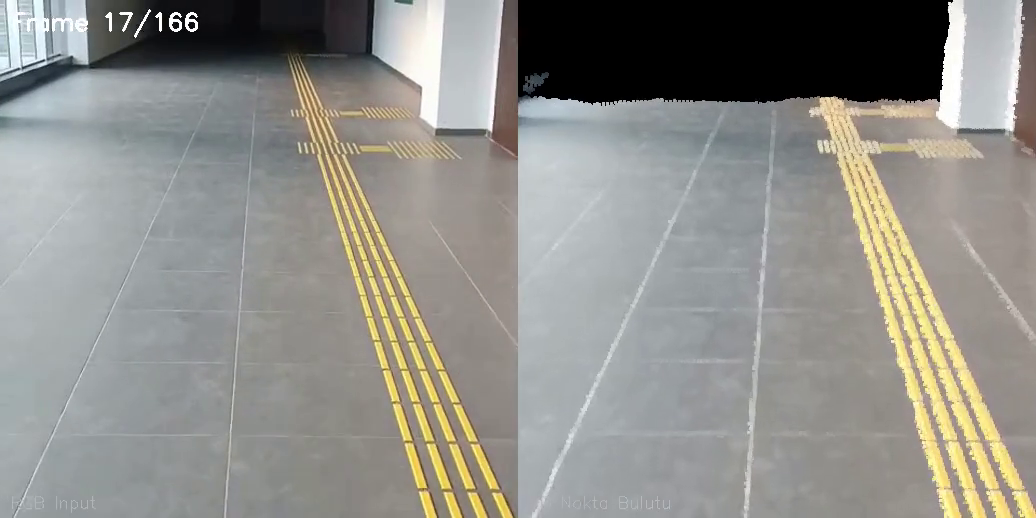
#> input picture frame 16 of koridor_992_pointcloud.mp4, 1036 x 518 px, given in place of koridor_992.mp4, which was not available
$ python olc_karsilastir.py
#> lines starting #> are read from the running program, lines starting #| are printed output that depends on the picture; after the words box and inside, x2 and y2 are one past the last pixel; in counts of white or black regions, pixels touching at a corner belong together; pictures that were not available may be replaced by others from this repository, and a replacement may not be noted
#> further down, ilk is the input picture: shape (518, 1036, 3); mean B, G, R 137.7, 143.2, 144
### scripts/core/anomali_motor.py
# -*- coding: utf-8 -*-
import cv2
import numpy as np
from collections import deque
from scripts.core import config_okuyucu

CONFIG = config_okuyucu.CONFIG
_vis_conf = CONFIG.get("vision", {})

PARAMS = {
    "mog2_min_area": _vis_conf.get("min_area", 1500),
    "mog2_thresh": _vis_conf.get("mog2_thresh", 20),
    "mog2_history": _vis_conf.get("mog2_history", 200),
    "yellow_lower": np.array(_vis_conf.get("yellow_hsv_lower", [18, 80, 80])),
    "yellow_upper": np.array(_vis_conf.get("yellow_hsv_upper", [38, 255, 255])),
    "yellow_dilate": _vis_conf.get("yellow_dilate_px", 15),
    "morph_kernel": 9,
    "tavan_crop_oran": _vis_conf.get("tavan_crop_oran", 0.18),
    "rotation_flow_thresh": _vis_conf.get("rotation_flow_thresh", 3.5),
    "mog2_lr_drift_reset": _vis_conf.get("mog2_lr_drift_reset", 0.08),
    "mog2_warmup_n": _vis_conf.get("mog2_warmup_n", 40),
}

def build_yellow_mask(img_bgr: np.ndarray) -> np.ndarray:
    hsv = cv2.cvtColor(img_bgr, cv2.COLOR_BGR2HSV)
    mask = cv2.inRange(hsv, PARAMS["yellow_lower"], PARAMS["yellow_upper"])
    k = cv2.getStructuringElement(cv2.MORPH_RECT, (PARAMS["yellow_dilate"], PARAMS["yellow_dilate"]))
    return cv2.dilate(mask, k, iterations=1)

class AlgilayiciMOG2:
    """
    İP9 mantığı: MOG2 arka plan çıkarma — video akışı üzerinde çalışır.
    İyileştirilmiş Modül: Tavan Crop + Rotation Guard (Optik Akış) entegredir.
    """
    def __init__(self):
        self.mog2 = cv2.createBackgroundSubtractorMOG2(
            history=PARAMS["mog2_history"],
            varThreshold=PARAMS["mog2_thresh"],
            detectShadows=True,
        )
        self._k_open = cv2.getStructuringElement(cv2.MORPH_ELLIPSE, (5, 5))
        self._k_close = cv2.getStructuringElement(
            cv2.MORPH_ELLIPSE,
            (PARAMS["morph_kernel"], PARAMS["morph_kernel"])
        )
        self.warmed_up = False
        self.prev_gray = None
        self.no_alert_frames = 0
        self.recent_fg_ratios = deque(maxlen=30)

    def warmup(self, frame: np.ndarray, n: int = None):
        """İlk kareyi N kez besleyerek MOG2 Gaussian Mixture modelini hızlıca öğrenir."""
        if n is None:
            n = PARAMS["mog2_warmup_n"]
        for _ in range(n):
            self.mog2.apply(frame, learningRate=1.0)
        self.warmed_up = True
        self.prev_gray = cv2.cvtColor(cv2.resize(frame, (0,0), fx=0.25, fy=0.25), cv2.COLOR_BGR2GRAY)
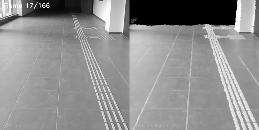
#> self.prev_gray: shape (130, 259); min 0, max 255, mean 143
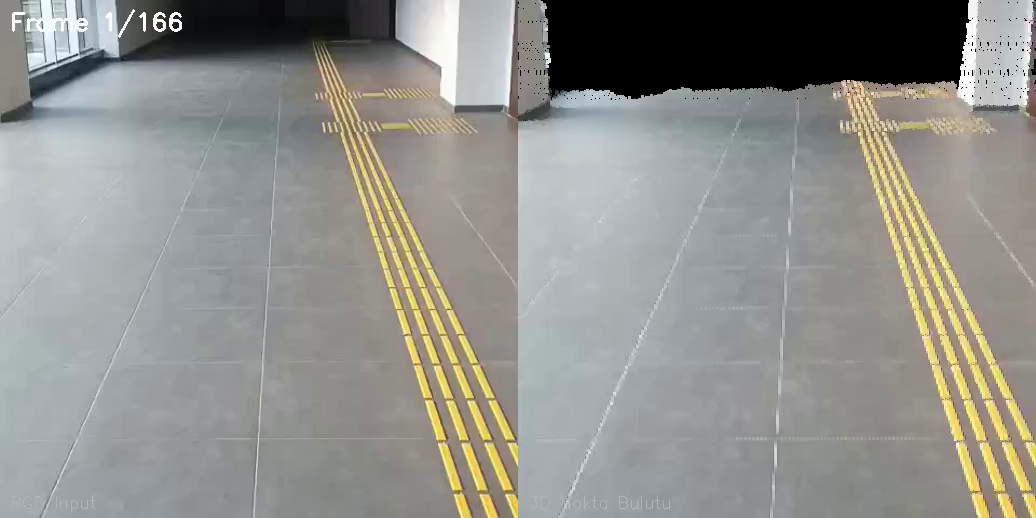
#> input picture frame 0 of koridor_992_pointcloud.mp4, 1036 x 518 px, given in place of koridor_992.mp4, which was not available
#> further down, f is the input picture: shape (518, 1036, 3); mean B, G, R 139.6, 144.5, 144.4

    def isle(self, frame: np.ndarray) -> dict:
        is_rotation = False
        flow_mag_mean = 0.0

        # 1. Optical Flow for Rotation Guard
        small_gray = cv2.cvtColor(cv2.resize(frame, (0,0), fx=0.25, fy=0.25), cv2.COLOR_BGR2GRAY)
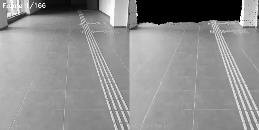
#> small_gray: shape (130, 259); min 0, max 255, mean 144.2
        if self.prev_gray is not None:
            flow = cv2.calcOpticalFlowFarneback(self.prev_gray, small_gray, None, 0.5, 3, 15, 3, 5, 1.2, 0)
            mag, _ = cv2.cartToPolar(flow[..., 0], flow[..., 1])
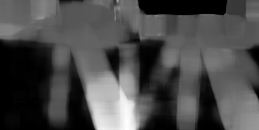
#> mag: shape (130, 259) float32; min 0, max 20.68, mean 6; drawn with min black and max white
            # median kullan: birkaç büyük hareket pikseli ortalamayı şişirir;
            # ortanca, gövde hareketi için çok daha kararlı bir göstergedir.
            flow_mag_mean = float(np.median(mag))
#> flow_mag_mean = 6.9
            if flow_mag_mean > PARAMS["rotation_flow_thresh"]:
                is_rotation = True
        self.prev_gray = small_gray

        # Dönme sırasında arka plan modelini bozmamak için LR = 0
        learning_rate = 0.0 if is_rotation else -1.0

        fg = self.mog2.apply(frame, learningRate=learning_rate)
        fg[fg == 127] = 0
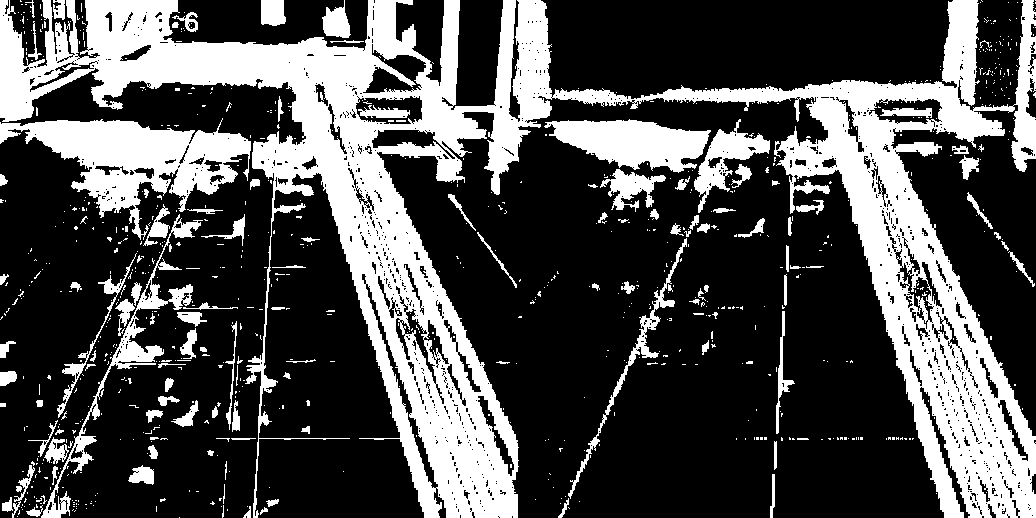
#> fg: shape (518, 1036); 30.3% white; 851 white regions (732 under 20 px), largest, box (x1, y1, x2, y2) and area: (0, 0, 1036, 518) 121202, (0, 118, 251, 240) 12114, (544, 119, 711, 173) 5452
        fg = cv2.morphologyEx(fg, cv2.MORPH_OPEN, self._k_open)
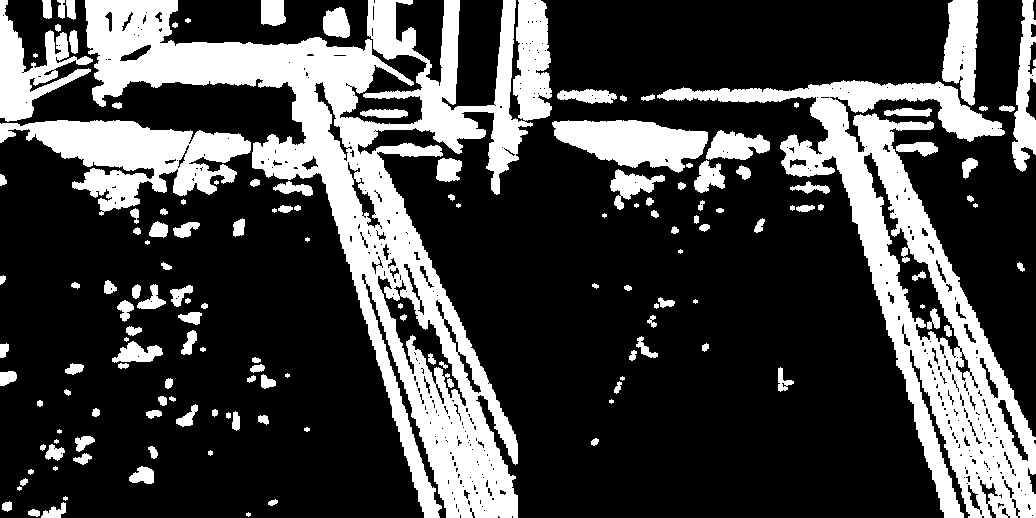
#> fg: shape (518, 1036); 26.8% white; 152 white regions (22 under 20 px), largest, box (x1, y1, x2, y2) and area: (85, 0, 552, 518) 63552, (657, 80, 1036, 518) 36843, (0, 120, 251, 216) 11270
        fg = cv2.morphologyEx(fg, cv2.MORPH_CLOSE, self._k_close)
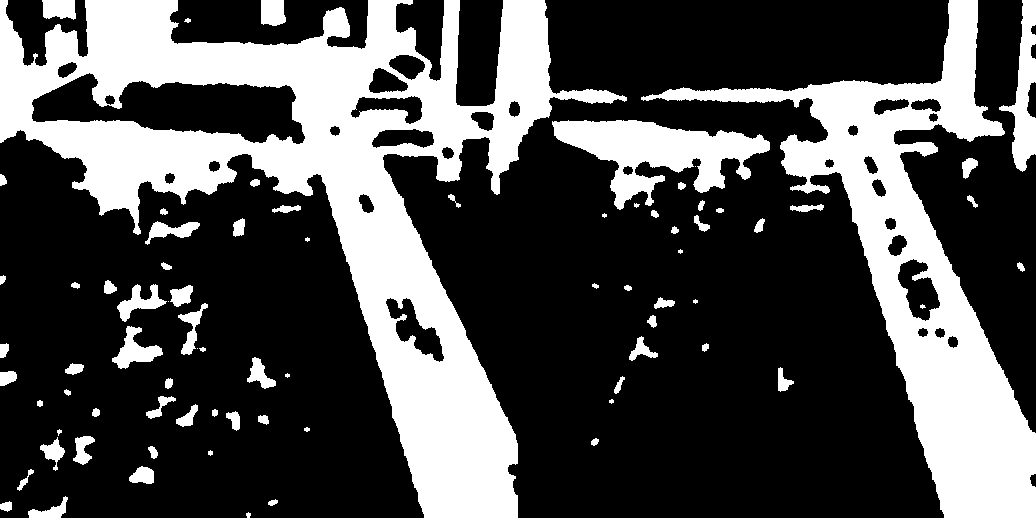
#> fg: shape (518, 1036); 30.2% white; 79 white regions (11 under 20 px), largest, box (x1, y1, x2, y2) and area: (0, 0, 627, 518) 92630, (641, 0, 1036, 518) 47066, (552, 120, 770, 210) 8971

        # 2. Tavan Crop
        h, w = fg.shape
        tavan_sinir = int(h * PARAMS["tavan_crop_oran"])
#> (the rest of the program and of its run is left out)
